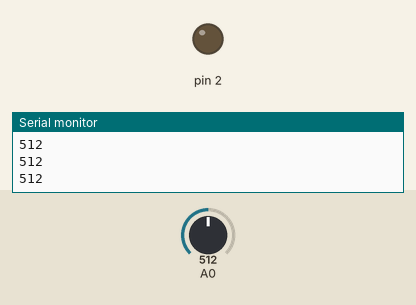
This sketch was run on a simulated Arduino Uno, built with avr-gcc and run on an emulated ATmega328P. Shown: output pins drawn as LEDs (lit = HIGH), the last lines printed to the serial monitor. The inputs (shaded band) are chosen by the test bench; at power-on: A0 = 512.

Above: at 1.2 s.
1.3 s: A0 set to 173
2.8 s: A0 set to 149
At 4.0 s:
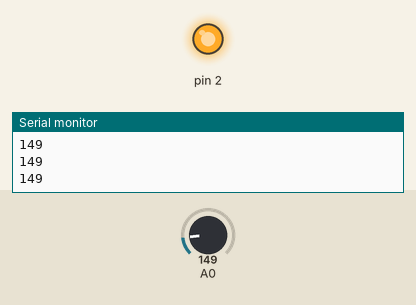
4.3 s: A0 set to 170
At 5.3 s:
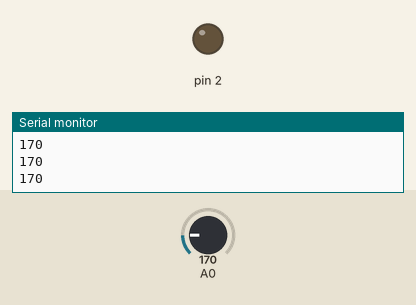
5.8 s: A0 set to 150
At 6.5 s:
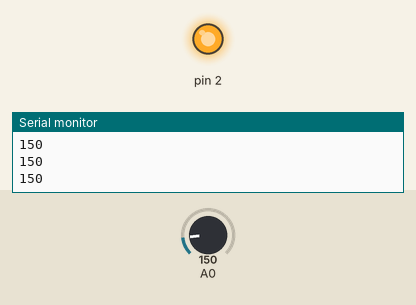
Timing chart, 0 to 8.3 s (numbered marks = the images above; inputs shaded):
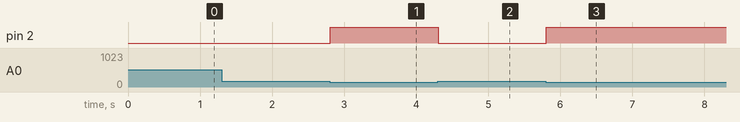

The sketch:

lampada_luminosidade.ino
```cpp
// C++ code
//
void setup()
{
  pinMode(A0, INPUT);
  Serial.begin(9600);
  pinMode(2, OUTPUT);
}

void loop()
{
  Serial.println(analogRead(A0));
  if (analogRead(A0) < 160) {
    digitalWrite(2, HIGH);
  }
  if (analogRead(A0) >= 160) {
    digitalWrite(2, LOW);
  }
  delay(10); // Delay a little bit to improve simulation performance
}
```

Measured:
- the behaviour switches between 160 and 159 on A0 (found by bisection; images 0 and 1)
- after the input at 2.8 s, pin 2: LOW → HIGH at once
- after the input at 4.3 s, pin 2: HIGH → LOW at once
- after the input at 5.8 s, pin 2: LOW → HIGH at once
